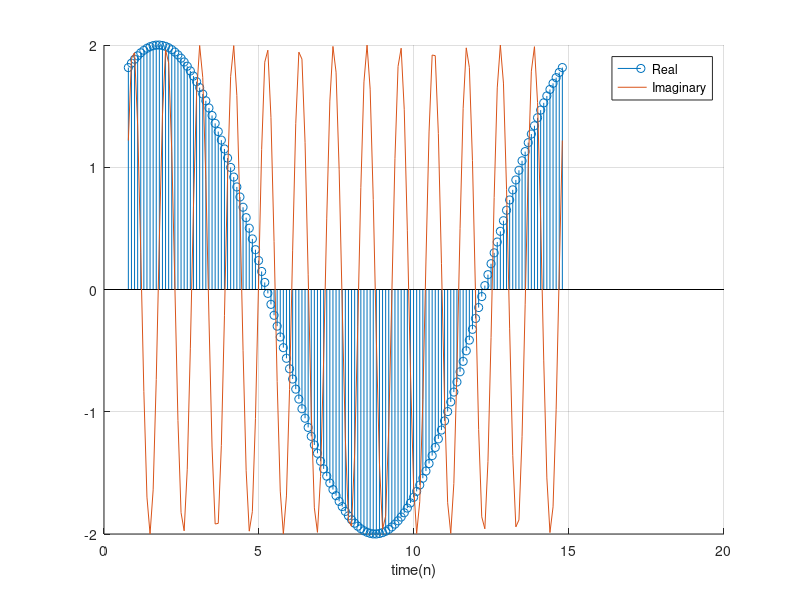

This chart was generated by the following MATLAB code:
clear all;
N = 14;
t = pi/4:.1:N+pi/4;
n = pi/4:.1:N+pi/4;
x = 2*cos(pi*n/7-pi/4);
a = 2*cos(-13*pi*t/7-pi/4);
P = sum(abs(x).^2)./(2*N);
figure(1)
hold on
stem(n,x);
plot(t,a);
grid on
xlabel('time(n)')
legend('Real','Imaginary');
hold off



